Frame 1 (no input): blank canvas, image omitted
Frame 60 (the mouse pressed at the canvas centre just before this capture): blank canvas, image omitted
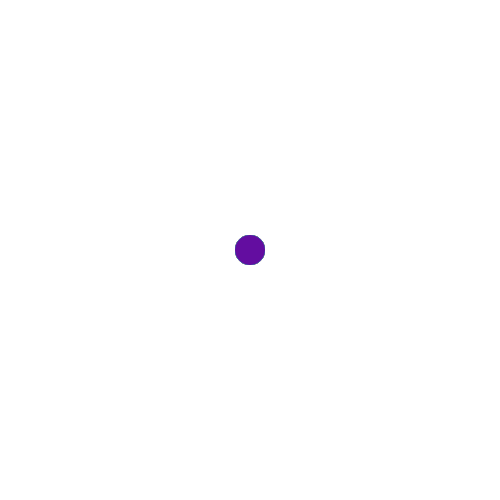
Frame 120 (the mouse held since frame 60 and released just before this capture)

The Processing sketch whose frames 1 and 60 were blank and that drew this single picture after the mouse press (run headless with seeded random() and noise(); from frame 60 on, the mouse is pressed at the canvas centre):

// Processing sketch: processing_77910
// ── processing_77910.pde

int naranja=#FF4500;
int verde=#008000;
int rojo=#FF0000;
int azul=#00FFFF;
int marron=#D2691E;
int borrar=255;

void setup(){
  size(500,500);
  background(255);
}

void draw (){
  noStroke();

  ellipse(mouseX,mouseY,30,30);
if (mousePressed){
    noStroke();
    
    fill(random (0,255),random(0,255),random(0,255));
    }
if (keyPressed){
  //borrar
if (key == 'b'){
      fill(borrar);
      ellipse(mouseX,mouseY,100,100);
    }
if (key == 'n'){
      fill(naranja);
      ellipse(mouseX,mouseY,30,30);
    }
if (key == 'r'){
      fill(rojo);
      ellipse(mouseX,mouseY,30,30);
    }
if (key == 'v'){
      fill(verde);
      ellipse(mouseX,mouseY,30,30);
    }
if (key == 'a'){
      fill(azul);
      ellipse(mouseX,mouseY,30,30);
    }
if (key == 'm'){
      fill(marron);
      ellipse(mouseX,mouseY,30,30);
    }
    
}
}
